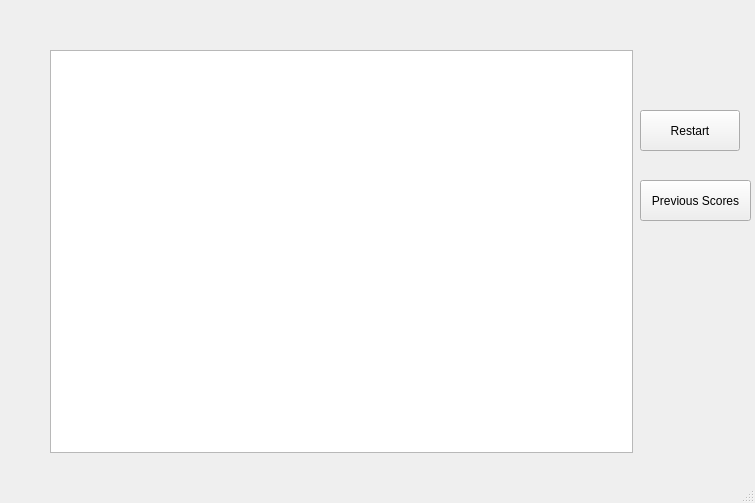
<?xml version="1.0" encoding="UTF-8"?>
<ui version="4.0">
 <class>MainWindow</class>
 <widget class="QMainWindow" name="MainWindow">
  <property name="geometry">
   <rect>
    <x>0</x>
    <y>0</y>
    <width>755</width>
    <height>503</height>
   </rect>
  </property>
  <property name="windowTitle">
   <string>MainWindow</string>
  </property>
  <widget class="QWidget" name="centralwidget">
   <widget class="QGraphicsView" name="graphicsView">
    <property name="geometry">
     <rect>
      <x>50</x>
      <y>50</y>
      <width>583</width>
      <height>403</height>
     </rect>
    </property>
   </widget>
   <widget class="QPushButton" name="pushButton">
    <property name="geometry">
     <rect>
      <x>640</x>
      <y>110</y>
      <width>100</width>
      <height>41</height>
     </rect>
    </property>
    <property name="text">
     <string>Restart</string>
    </property>
   </widget>
   <widget class="QPushButton" name="pushButton_2">
    <property name="geometry">
     <rect>
      <x>640</x>
      <y>180</y>
      <width>111</width>
      <height>41</height>
     </rect>
    </property>
    <property name="text">
     <string>Previous Scores</string>
    </property>
   </widget>
  </widget>
  <widget class="QStatusBar" name="statusbar"/>
 </widget>
 <resources/>
 <connections/>
</ui>
